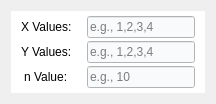
             <widget class="QWidget" name="tab_4">
              <attribute name="title">
               <string>Option 2</string>
              </attribute>
              <layout class="QFormLayout" name="formLayout_15">
               <item row="0" column="0" colspan="2">
                <widget class="QFrame" name="frame_2">
                 <property name="sizePolicy">
                  <sizepolicy hsizetype="Expanding" vsizetype="Expanding">
                   <horstretch>0</horstretch>
                   <verstretch>0</verstretch>
                  </sizepolicy>
                 </property>
                 <property name="styleSheet">
                  <string notr="true">background-color: rgb(255, 255, 255);</string>
                 </property>
                 <property name="frameShape">
                  <enum>QFrame::Shape::Box</enum>
                 </property>
                 <property name="frameShadow">
                  <enum>QFrame::Shadow::Raised</enum>
                 </property>
                 <property name="lineWidth">
                  <number>0</number>
                 </property>
                 <layout class="QFormLayout" name="formLayout_14">
                  <property name="labelAlignment">
                   <set>Qt::AlignmentFlag::AlignCenter</set>
                  </property>
                  <property name="formAlignment">
                   <set>Qt::AlignmentFlag::AlignHCenter|Qt::AlignmentFlag::AlignTop</set>
                  </property>
                  <property name="horizontalSpacing">
                   <number>0</number>
                  </property>
                  <property name="verticalSpacing">
                   <number>0</number>
                  </property>
                  <property name="leftMargin">
                   <number>10</number>
                  </property>
                  <property name="topMargin">
                   <number>5</number>
                  </property>
                  <property name="rightMargin">
                   <number>10</number>
                  </property>
                  <property name="bottomMargin">
                   <number>5</number>
                  </property>
                  <item row="0" column="0" colspan="2">
                   <layout class="QFormLayout" name="formLayout_13">
                    <property name="labelAlignment">
                     <set>Qt::AlignmentFlag::AlignCenter</set>
                    </property>
                    <property name="formAlignment">
                     <set>Qt::AlignmentFlag::AlignCenter</set>
                    </property>
                    <property name="horizontalSpacing">
                     <number>15</number>
                    </property>
                    <property name="verticalSpacing">
                     <number>3</number>
                    </property>
                    <property name="leftMargin">
                     <number>0</number>
                    </property>
                    <property name="topMargin">
                     <number>0</number>
                    </property>
                    <property name="rightMargin">
                     <number>0</number>
                    </property>
                    <property name="bottomMargin">
                     <number>0</number>
                    </property>
                    <item row="0" column="0">
                     <widget class="QLabel" name="functionLabel_5">
                      <property name="text">
                       <string>X Values:</string>
                      </property>
                     </widget>
                    </item>
                    <item row="0" column="1">
                     <widget class="QLineEdit" name="xValuesLineEdit_5">
                      <property name="styleSheet">
                       <string notr="true">background-color: rgb(249, 250, 251);</string>
                      </property>
                      <property name="placeholderText">
                       <string>e.g., 1,2,3,4</string>
                      </property>
                     </widget>
                    </item>
                    <item row="1" column="0">
                     <widget class="QLabel" name="upperLimitLabel_2">
                      <property name="text">
                       <string>Y Values:</string>
                      </property>
                     </widget>
                    </item>
                    <item row="1" column="1">
                     <widget class="QLineEdit" name="yValuesLimitLineEdit_2">
                      <property name="styleSheet">
                       <string notr="true">background-color: rgb(249, 250, 251);</string>
                      </property>
                      <property name="placeholderText">
                       <string>e.g., 1,2,3,4</string>
                      </property>
                     </widget>
                    </item>
                    <item row="2" column="0">
                     <widget class="QLabel" name="intervalsLabel_2">
                      <property name="text">
                       <string>n Value:</string>
                      </property>
                     </widget>
                    </item>
                    <item row="2" column="1">
                     <widget class="QLineEdit" name="nValuesLineEdit_2">
                      <property name="styleSheet">
                       <string notr="true">background-color: rgb(249, 250, 251);</string>
                      </property>
                      <property name="placeholderText">
                       <string>e.g., 10</string>
                      </property>
                     </widget>
                    </item>
                   </layout>
                  </item>
                 </layout>
                </widget>
               </item>
              </layout>
             </widget>
